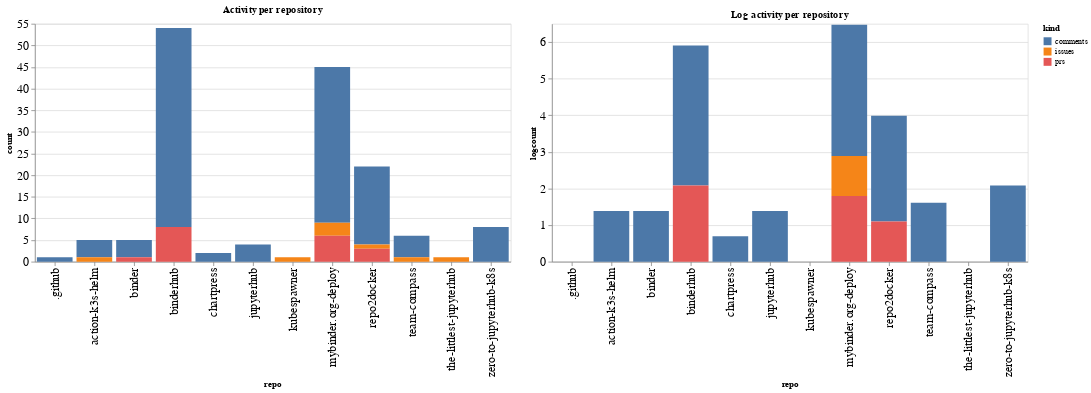

Notebook code for this chart:
### Code cell
ch1 = alt.Chart(repo_summaries, width=600, title="Activity per repository").mark_bar().encode(
    x='repo',
    y='count',
    color='kind',
    tooltip="kind"
)

ch2 = alt.Chart(repo_summaries, width=600, title="Log activity per repository").mark_bar().encode(
    x='repo',
    y='logcount',
    color='kind',
    tooltip="kind"
)

ch1 | ch2

### Figure 1 — Vega-Lite specification as saved in the notebook (floating-point values rounded to 4 significant figures)
{"config": {"axisLeft": {"labelFontSize": 15}, "axisBottom": {"labelFontSize": 15}}, "hconcat": [{"mark": "bar", "encoding": {"color": {"type": "nominal", "field": "kind"}, "tooltip": {"type": "nominal", "field": "kind"}, "x": {"type": "nominal", "field": "repo"}, "y": {"type": "quantitative", "field": "count"}}, "title": "Activity per repository", "width": 600}, {"mark": "bar", "encoding": {"color": {"type": "nominal", "field": "kind"}, "tooltip": {"type": "nominal", "field": "kind"}, "x": {"type": "nominal", "field": "repo"}, "y": {"type": "quantitative", "field": "logcount"}}, "title": "Log activity per repository", "width": 600}], "data": {"name": "data-8e89e011f06f9ede7661dcef99fd92f2"}, "$schema": "https://vega.github.io/schema/vega-lite/v4.8.1.json", "datasets": {"data-8e89e011f06f9ede7661dcef99fd92f2": [{"repo": ".github", "kind": "comments", "count": 1, "logcount": 0.0}, {"repo": "action-k3s-helm", "kind": "comments", "count": 4, "logcount": 1.386}, {"repo": "action-k3s-helm", "kind": "issues", "count": 1, "logcount": 0.0}, {"repo": "binder", "kind": "comments", "count": 4, "logcount": 1.386}, {"repo": "binder", "kind": "prs", "count": 1, "logcount": 0.0}, {"repo": "binderhub", "kind": "comments", "count": 46, "logcount": 3.829}, {"repo": "binderhub", "kind": "prs", "count": 8, "logcount": 2.079}, {"repo": "chartpress", "kind": "comments", "count": 2, "logcount": 0.6931}, {"repo": "jupyterhub", "kind": "comments", "count": 4, "logcount": 1.386}, {"repo": "kubespawner", "kind": "issues", "count": 1, "logcount": 0.0}, {"repo": "mybinder.org-deploy", "kind": "comments", "count": 36, "logcount": 3.584}, {"repo": "mybinder.org-deploy", "kind": "issues", "count": 3, "logcount": 1.099}, {"repo": "mybinder.org-deploy", "kind": "prs", "count": 6, "logcount": 1.792}, {"repo": "repo2docker", "kind": "comments", "count": 18, "logcount": 2.89}, {"repo": "repo2docker", "kind": "issues", "count": 1, "logcount": 0.0}, {"repo": "repo2docker", "kind": "prs", "count": 3, "logcount": 1.099}, {"repo": "team-compass", "kind": "comments", "count": 5, "logcount": 1.609}, {"repo": "team-compass", "kind": "issues", "count": 1, "logcount": 0.0}, {"repo": "the-littlest-jupyterhub", "kind": "issues", "count": 1, "logcount": 0.0}, {"repo": "zero-to-jupyterhub-k8s", "kind": "comments", "count": 8, "logcount": 2.079}]}}
